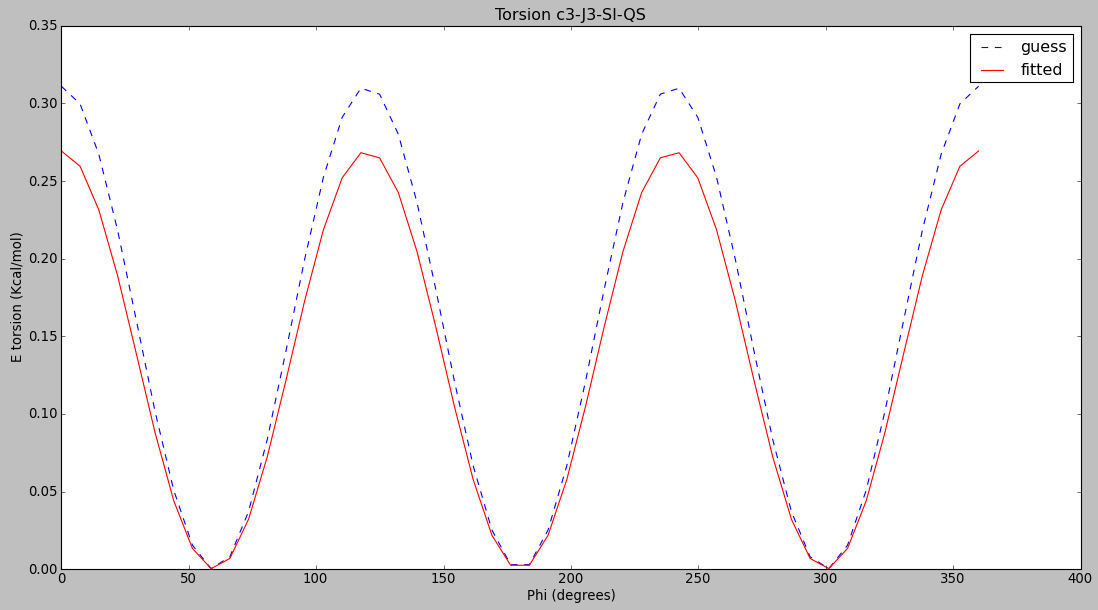

Here is the Python script that generated this plot:
#!/usr/bin/env python

import numpy as np
from matplotlib import pyplot as plt

phi = np.linspace(0., 2. * np.pi, num=50)

 # guess
def dihedral_guess(phi, v_barrier=float(1.40), n=float(3), phase=float(0.0), divider=float(9)):
    return v_barrier * (1. + np.cos(n * phi - phase)) / divider

energy_guess = dihedral_guess(phi)



 # fitted
def dihedral_fitted(phi, v_barrier=float(0.1347), n=float(3.0000), phase=float(0.0000), divider=float(1)):
    return v_barrier * (1. + np.cos(n * phi - phase)) / divider

energy_fitted = dihedral_fitted(phi)



phi = np.linspace(0., 2. * np.pi, num=50)
energy_guess = dihedral_guess(phi)
energy_fitted = dihedral_fitted(phi)

plt.plot(phi * 180./ np.pi, energy_guess, 'b--')
plt.plot(phi * 180./ np.pi, energy_fitted, 'r-')
plt.title("Torsion c3-J3-SI-QS")
plt.xlabel('Phi (degrees)')
plt.ylabel('E torsion (Kcal/mol)')
plt.legend(['guess', 'fitted'])

plt.show()
